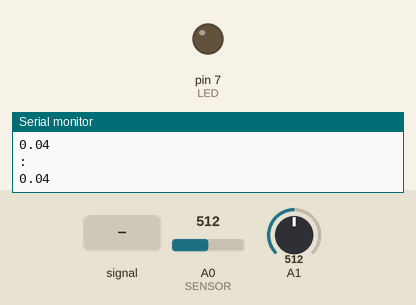
Recording of a sketch running on a simulated Arduino Uno, built with avr-gcc and run on an emulated ATmega328P. Shown: output pins drawn as LEDs (lit = HIGH), the last lines printed to the serial monitor. Dashed ring = blinking. The inputs (shaded band) are chosen by the test bench; at power-on: A1 = 512, A0 (SENSOR) = 512.

Above: at 1.2 s.
1.3 s: A1 fed a 200 Hz sine of ±255 counts around its level
At 1.71 s:
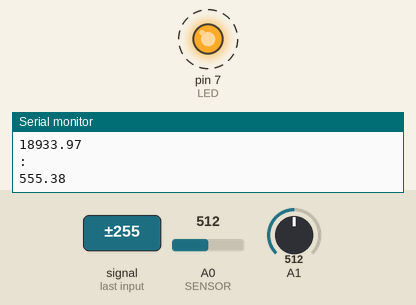
4.3 s: A1 set to 716
At 4.75 s:
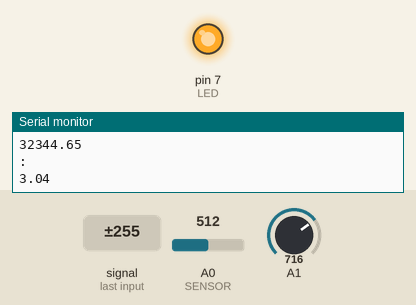
Timing chart, 0 to 7.3 s (numbered marks = the images above; inputs shaded):
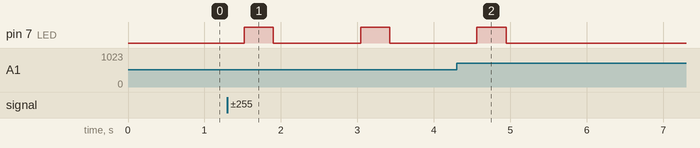

Measured:
- after the input at 1.3 s, pin 7 (LED): alternates HIGH for 0.38 s and LOW for 1.1 s, starting after 0.22 s
- after the input at 4.3 s, pin 7 (LED): goes on until 4.9 s, then stays LOW

The sketch:

cicada.ino
```cpp
#define LED 7
#define SENSOR 0
#define SAMPLES 4000
int i;
float sum = 0;
float icewater = 916;
float bodytemp = 604 - icewater;
float start;
float freq=22000;
float coeff, power_7000hz, power_4000hz, power_2500hz;
float s, s_prev, s_prev2;
// defines for setting and clearing register bits
#ifndef cbi
#define cbi(sfr, bit) (_SFR_BYTE(sfr) &= ~_BV(bit))
#endif
#ifndef sbi
#define sbi(sfr, bit) (_SFR_BYTE(sfr) |= _BV(bit))
#endif


void setup() {

 pinMode(LED, OUTPUT); // Sets digital pin 13 as output
 // Note: analog pins always set as inputs
 // open serial port to send data to Mac
 Serial.begin(9600);

}

void loop() {


  sbi(ADCSRA,ADPS2) ;
  sbi(ADCSRA,ADPS1) ;
  sbi(ADCSRA,ADPS0) ;

  sum = 0;
  for(i=0;i<8;i++)
    sum += analogRead(SENSOR);
   sum /= 8;
  // read the value from sensor (0)
                       // returns 0-1023

  sum -= icewater;
  sum *= 37.0;
  sum /= bodytemp;
  // print value to serial port


  sbi(ADCSRA,ADPS2) ;
  cbi(ADCSRA,ADPS1) ;
  cbi(ADCSRA,ADPS0) ;


  coeff = 2 * cos(2*M_PI*7000/freq);

  s = 0;
  s_prev = 0;
  s_prev2 = 0;
  start = float(millis()) / 1000;
  for(i=0; i<SAMPLES; i++) {
    s = float(analogRead(1)) + coeff * s_prev - s_prev2;
    s_prev2 = s_prev;
    s_prev = s;
  }
  start = float(millis())/1000 - start;
  power_7000hz = s_prev2*s_prev2+s_prev*s_prev-coeff*s_prev*s_prev2;
  s = 0;
  s_prev = 0;
  s_prev2 = 0;

  coeff = 2 * cos(2*M_PI*4000/freq);
  for(i=0; i<SAMPLES; i++) {
    s = float(analogRead(1)) + coeff * s_prev - s_prev2;
    s_prev2 = s_prev;
    s_prev = s;
  }

  power_4000hz = s_prev2*s_prev2+s_prev*s_prev-coeff*s_prev*s_prev2;
  s = 0;
  s_prev = 0;
  s_prev2 = 0;
  if (0) {
  coeff = 2 * cos(2*M_PI*2500/freq);
  for(i=0; i<SAMPLES; i++) {
    s = float(analogRead(1)) + coeff * s_prev - s_prev2;
    s_prev2 = s_prev;
    s_prev = s;
  }

  power_2500hz = s_prev2*s_prev2+s_prev*s_prev-coeff*s_prev*s_prev2;
  }
  sbi(ADCSRA,ADPS2) ;
  sbi(ADCSRA,ADPS1) ;
  sbi(ADCSRA,ADPS0) ;


  digitalWrite(LED, LOW);
  if ((power_7000hz / 20) > power_4000hz) {
    if (power_7000hz > 200)
    digitalWrite(LED, HIGH);
  }
  Serial.print(sum);
  Serial.println(":");
  Serial.println(power_7000hz);
  Serial.println(":");
  Serial.println(power_4000hz);
  freq = SAMPLES / start;
}
```
